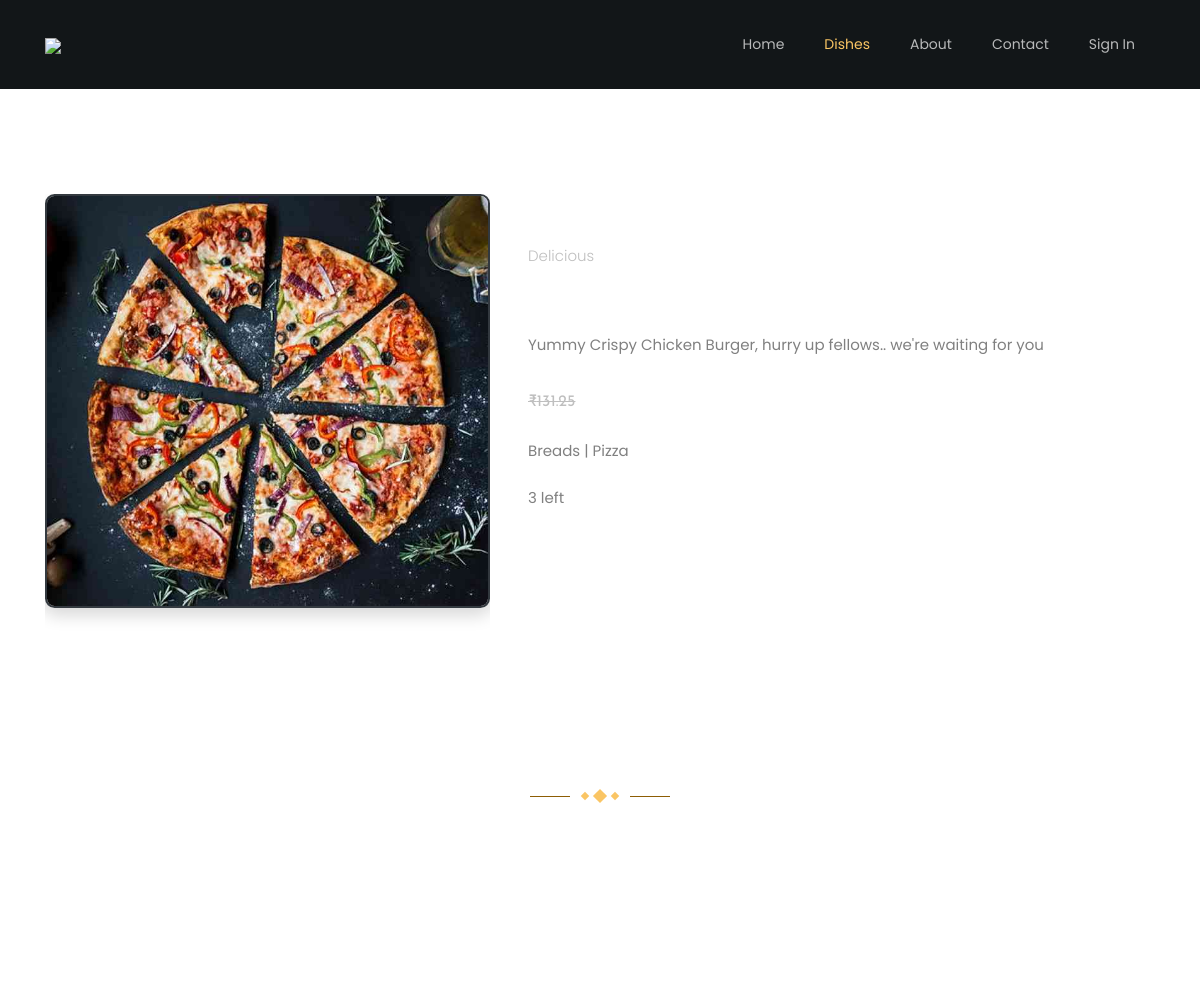
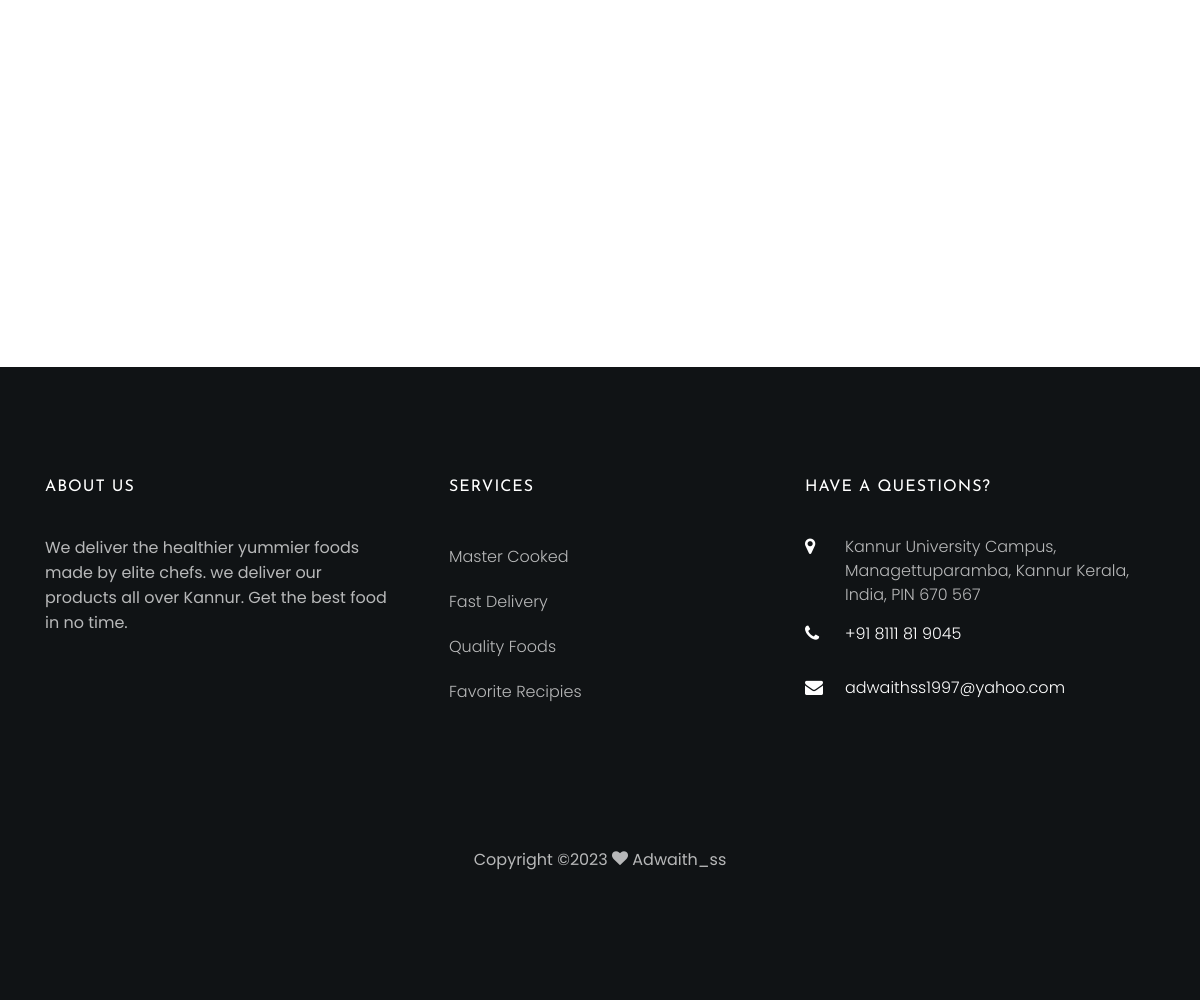
Screenshot of /product/medium-pizza-breads-2/ with the database file from the repository (2 pictures, top to bottom).
### product/models.py (models this page shows, shortened)
class Product(models.Model):
	STATUS = (
        ('Pending', 'Pending'),
        ('Active', 'Active'),
        ('Deleted', 'Deleted'),
    )
	name = models.CharField(max_length=225)
	slug = models.SlugField(max_length = 250, null = True, blank = True)
	description = models.TextField()
	category = models.ForeignKey(Category,null=True, on_delete=models.SET_NULL)
	subCategory = models.ForeignKey(Subcategory, null=True, on_delete=models.SET_NULL)
	tag = models.ManyToManyField(Tag, null=True)
	tax = models.ForeignKey(Tax, null=True, on_delete=models.SET_NULL)
	price = models.FloatField()
	specialPrice = models.FloatField(default=0.0)
	cost = models.FloatField()
	disc_total = models.FloatField(default=0.0)
	total = models.FloatField(default=0.0)
	quantity = models.IntegerField()
	stock = models.BooleanField(default=True)
	status = models.CharField(max_length=10, choices=STATUS)
	image1 = models.ImageField(upload_to='product', max_length=100)
	image2 = models.ImageField(upload_to='product', max_length=100, null=True, blank=True)
	image3 = models.ImageField(upload_to='product', max_length=100, null=True, blank=True)
	image4 = models.ImageField(upload_to='product', max_length=100, null=True, blank=True)
	createdDate = models.DateTimeField(auto_now_add=True)
	updatedDate = models.DateTimeField(auto_now=True)

class Category(models.Model):
	name = models.CharField(max_length=50)
	createdDate = models.DateTimeField(auto_now_add=True)
	updatedDate = models.DateTimeField(auto_now=True)
	def __str__(self):
		return self.name

class Subcategory(models.Model):
	name = models.CharField(max_length=50)
	category = models.ForeignKey(Category, on_delete=models.CASCADE)
	createdDate = models.DateTimeField(auto_now_add=True)
	updatedDate = models.DateTimeField(auto_now=True)
	def __str__(self):
		return self.name

### product/views.py (the view)
# urls.py: path('<str:slug>/', ProductPage.as_view(), name='product'),
class ProductPage(TemplateView):
    template_name = "product/product.html"
    def get(self, request, slug, *args, **kwargs):
        product = Product.objects.get(slug=slug)
        related_product = Product.objects.filter(category=product.category).exclude(id=product.id).all().order_by('-id')
        context = {'product':product, 'related_product':related_product}
        return render(request, self.template_name, context)

### templates/product/product.html (shortened to what this page needs)
{% extends 'common/main.html'%}
{% load static %}
{% block content %}
<section class="ftco-section ftco-degree-bg">
    <div class="container">
        <div class="row">
            <div class="col-md-5 col-12 ftco-animate " >
                <div  class="home-slider owl-carousel img ">
                    <div class="slider-item">
                        <img src="/media/{{product.image1}}" class="img-fluid  border-dark shadow" alt="" style="border-radius: .6rem;border: 2px solid;size: 50%">
                    </div>
                </div>
            </div>
            <div class="col-md-6 ml-2 col-sm-12 ftco-animate align-self-center">
                <span class="subheading">Delicious</span>
                <h1 class="mb-4"><span style="color: #fff;font-size: 2.5rem;"><strong>{{product.name}}</strong></span></h1>
                <p class="mb-4 mb-md-5">{{product.description}}</p>
                <h2 class="mb-4 mb-md-5">{% if not product.disc_total == 0.0 %}<span style="font-size: 1rem;"><del>₹{{product.disc_total}}</del></span>{% endif %}  <span style="color: #fff;font-size: 2.2rem;"><strong>₹{{product.total}}</strong></span></h2>
                <p class="mb-4 mb-md-5">{{product.category}} | {{product.subCategory}}</p>
                <p class="mb-4 mb-md-5">{{product.quantity}} left</p>
            </div>
        </div>
    </div>
</section>
{% if related_product.count > 0 %}
<section class="ftco-section" style="padding-top: 4em;">
    <div class="container">
        <div class="row justify-content-center mb-5 pb-3">
            <div class="col-md-7 heading-section ftco-animate text-center">
                <h2 class="mb-4">You May Also Like</h2>
                <p class="flip"><span class="deg1"></span><span class="deg2"></span><span class="deg3"></span></p>
            </div>
        </div>
        <div class="row">
        </div>
    </div>
</section>
{% endif %}
{% endblock %}

### static/css/navavtar.css (style rules this page uses)
.ml-2 { margin-left: .5rem !important; }

### templates/product/product.html (style rules this page uses)
.owl-carousel.home-slider { height: 520px; }
.mb-md-5, .my-md-5 { margin-bottom: 1.5rem !important; }
h1, h2, h3, h4, h5, .h1, .h2, .h3, .h4, .h5, p { line-height: normal; font-weight: 400; }
.owl-carousel.home-slider { height: 387px; }

### rows the page displays
Product: image1 (picture), description "Yummy Crispy Chicken Burger, hurry up fellows.. we're waiting for you", disc_total "131.25", category "Breads", subCategory "Pizza", quantity "3"
